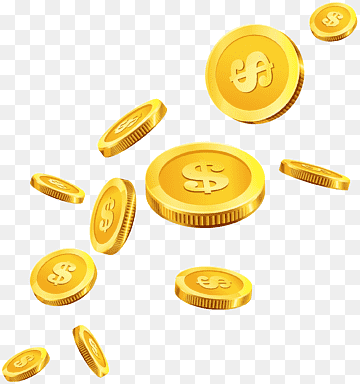
%> input picture 1.png, 360 x 384 px
$ octave coin.m   (GNU Octave 9; MATLAB toolbox functions it lacks are replaced by stand-ins)
%> lines starting %> are read from the running program, lines starting %| are printed output that depends on the picture; in (x1, y1, x2, y2) boxes, pixels count from 0 and x2, y2 are one past the last pixel; in counts of white or black regions, pixels touching at a corner belong together; the program's own positions count from 1
clear;
coinImage = imread('D:\Study_Object\3_2_Course\image processing\ICE_3208\problem8\1.png');
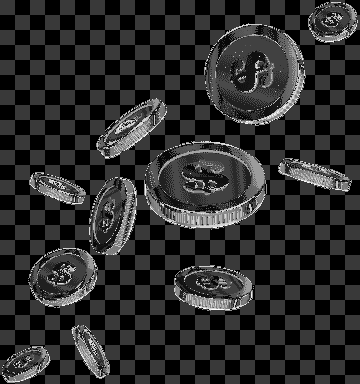
%> coinImage: size 384x360 uint8; min 0, max 31, mean 5.4; drawn with min black and max white

binaryImage = imbinarize(coinImage);
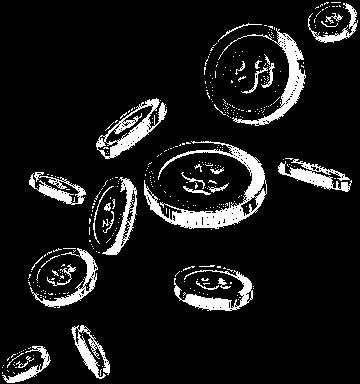
%> binaryImage: size 384x360 logical; 9.6% white; 384 white regions (348 under 20 px), largest, box (x1, y1, x2, y2) and area: (144, 141, 267, 229) 2672, (218, 28, 306, 126) 1459, (96, 98, 167, 159) 1265
binaryImage = bwareaopen(imopen(binaryImage, strel('arbitrary', 1)), 120);
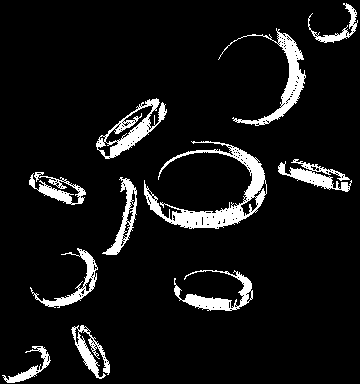
%> binaryImage: size 384x360 logical; 8% white; 11 white regions, largest, box (x1, y1, x2, y2) and area: (144, 141, 267, 229) 2672, (218, 28, 306, 126) 1459, (96, 98, 167, 159) 1265

stats = regionprops('table', binaryImage, 'Area');
%> stats = 11 regions; largest, Area: 2672, 1459, 1265, 1006, 909
numCoin = height(stats);
%> numCoin = 11
areas = stats.Area;
%> areas = [428; 680; 779; 708; 1265; 748; 2672; 1006; 1459; 909; 442]

fprintf('Number of Coin grains: %d\n', numCoin);
%| Number of Coin grains: 11
fprintf('Coin Area measurements:\n');
fprintf('Grain \tArea\n');
fprintf('%d\t\t%.2f\n', [1:numCoin; areas']');
%| 1		2.00
%| 3		4.00
%| 5		6.00
%| 7		8.00
%| 9		10.00
%| 11		428.00
%| 680		779.00
%| 708		1265.00
%| 748		2672.00
%| 1006		1459.00
%| 909		442.00

RGB = label2rgb(labelmatrix(bwconncomp(binaryImage)), 'parula', 'k', 'shuffle');
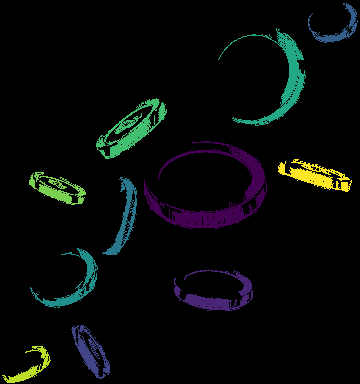
%> RGB: size 384x360x3 uint8; mean R, G, B 6.6, 9.2, 8.4
imshow(RGB);
title('Coin Grains');
